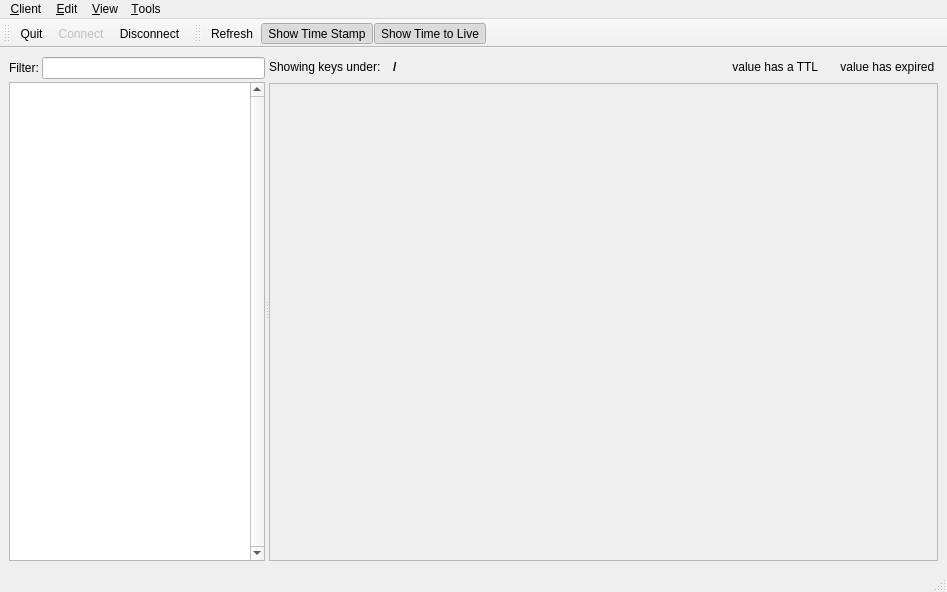
<?xml version="1.0" encoding="UTF-8"?>
<ui version="4.0">
 <class>MainWindow</class>
 <widget class="QMainWindow" name="MainWindow">
  <property name="geometry">
   <rect>
    <x>0</x>
    <y>0</y>
    <width>947</width>
    <height>592</height>
   </rect>
  </property>
  <property name="windowTitle">
   <string>Cache Inspector</string>
  </property>
  <widget class="QWidget" name="centralwidget">
   <layout class="QVBoxLayout" name="verticalLayout_2">
    <item>
     <widget class="QSplitter" name="splitter">
      <property name="orientation">
       <enum>Qt::Horizontal</enum>
      </property>
      <widget class="QWidget" name="widgetNavigation" native="true">
       <property name="sizePolicy">
        <sizepolicy hsizetype="Preferred" vsizetype="Expanding">
         <horstretch>0</horstretch>
         <verstretch>0</verstretch>
        </sizepolicy>
       </property>
       <property name="minimumSize">
        <size>
         <width>0</width>
         <height>0</height>
        </size>
       </property>
       <layout class="QGridLayout" name="layoutNavigation">
        <property name="margin">
         <number>0</number>
        </property>
        <property name="spacing">
         <number>3</number>
        </property>
        <item row="1" column="0" colspan="3">
         <widget class="QTreeWidget" name="treeCache">
          <property name="sizePolicy">
           <sizepolicy hsizetype="Preferred" vsizetype="Expanding">
            <horstretch>0</horstretch>
            <verstretch>0</verstretch>
           </sizepolicy>
          </property>
          <property name="contextMenuPolicy">
           <enum>Qt::ActionsContextMenu</enum>
          </property>
          <property name="verticalScrollBarPolicy">
           <enum>Qt::ScrollBarAlwaysOn</enum>
          </property>
          <property name="horizontalScrollBarPolicy">
           <enum>Qt::ScrollBarAsNeeded</enum>
          </property>
          <property name="rootIsDecorated">
           <bool>true</bool>
          </property>
          <property name="sortingEnabled">
           <bool>true</bool>
          </property>
          <property name="columnCount">
           <number>1</number>
          </property>
          <attribute name="headerVisible">
           <bool>false</bool>
          </attribute>
          <column>
           <property name="text">
            <string>Server</string>
           </property>
          </column>
         </widget>
        </item>
        <item row="0" column="1" colspan="2">
         <widget class="QLineEdit" name="valueFilter"/>
        </item>
        <item row="0" column="0">
         <widget class="QLabel" name="label">
          <property name="sizePolicy">
           <sizepolicy hsizetype="Fixed" vsizetype="Preferred">
            <horstretch>0</horstretch>
            <verstretch>0</verstretch>
           </sizepolicy>
          </property>
          <property name="text">
           <string>Filter:</string>
          </property>
         </widget>
        </item>
       </layout>
      </widget>
      <widget class="QWidget" name="widget" native="true">
       <property name="sizePolicy">
        <sizepolicy hsizetype="Preferred" vsizetype="Preferred">
         <horstretch>1</horstretch>
         <verstretch>0</verstretch>
        </sizepolicy>
       </property>
       <layout class="QVBoxLayout" name="verticalLayout">
        <property name="margin">
         <number>0</number>
        </property>
        <item>
         <layout class="QHBoxLayout" name="horizontalLayout">
          <item>
           <widget class="QLabel" name="label_2">
            <property name="sizePolicy">
             <sizepolicy hsizetype="Fixed" vsizetype="Preferred">
              <horstretch>0</horstretch>
              <verstretch>0</verstretch>
             </sizepolicy>
            </property>
            <property name="text">
             <string>Showing keys under:  </string>
            </property>
           </widget>
          </item>
          <item>
           <widget class="QLabel" name="labelPrefix">
            <property name="font">
             <font>
              <weight>75</weight>
              <bold>true</bold>
             </font>
            </property>
            <property name="text">
             <string>/</string>
            </property>
           </widget>
          </item>
          <item>
           <spacer name="horizontalSpacer">
            <property name="orientation">
             <enum>Qt::Horizontal</enum>
            </property>
            <property name="sizeType">
             <enum>QSizePolicy::Fixed</enum>
            </property>
            <property name="sizeHint" stdset="0">
             <size>
              <width>10</width>
              <height>20</height>
             </size>
            </property>
           </spacer>
          </item>
          <item>
           <widget class="QLabel" name="labelDemoTTL">
            <property name="sizePolicy">
             <sizepolicy hsizetype="Fixed" vsizetype="Ignored">
              <horstretch>0</horstretch>
              <verstretch>0</verstretch>
             </sizepolicy>
            </property>
            <property name="autoFillBackground">
             <bool>true</bool>
            </property>
            <property name="text">
             <string> value has a TTL </string>
            </property>
           </widget>
          </item>
          <item>
           <spacer name="horizontalSpacer_2">
            <property name="orientation">
             <enum>Qt::Horizontal</enum>
            </property>
            <property name="sizeType">
             <enum>QSizePolicy::Fixed</enum>
            </property>
            <property name="sizeHint" stdset="0">
             <size>
              <width>10</width>
              <height>20</height>
             </size>
            </property>
           </spacer>
          </item>
          <item>
           <widget class="QLabel" name="labelDemoExpired">
            <property name="sizePolicy">
             <sizepolicy hsizetype="Fixed" vsizetype="Ignored">
              <horstretch>0</horstretch>
              <verstretch>0</verstretch>
             </sizepolicy>
            </property>
            <property name="autoFillBackground">
             <bool>true</bool>
            </property>
            <property name="text">
             <string> value has expired </string>
            </property>
           </widget>
          </item>
         </layout>
        </item>
        <item>
         <widget class="QScrollArea" name="scrollAreaKeys">
          <property name="sizePolicy">
           <sizepolicy hsizetype="Expanding" vsizetype="Expanding">
            <horstretch>0</horstretch>
            <verstretch>0</verstretch>
           </sizepolicy>
          </property>
          <property name="minimumSize">
           <size>
            <width>0</width>
            <height>0</height>
           </size>
          </property>
          <property name="widgetResizable">
           <bool>true</bool>
          </property>
          <widget class="QWidget" name="scrollAreaWidgetContents">
           <property name="geometry">
            <rect>
             <x>0</x>
             <y>0</y>
             <width>667</width>
             <height>479</height>
            </rect>
           </property>
           <property name="sizePolicy">
            <sizepolicy hsizetype="MinimumExpanding" vsizetype="Expanding">
             <horstretch>3</horstretch>
             <verstretch>0</verstretch>
            </sizepolicy>
           </property>
           <property name="minimumSize">
            <size>
             <width>0</width>
             <height>0</height>
            </size>
           </property>
           <layout class="QVBoxLayout" name="layoutContent">
            <property name="spacing">
             <number>3</number>
            </property>
            <property name="leftMargin">
             <number>0</number>
            </property>
            <property name="topMargin">
             <number>6</number>
            </property>
            <property name="rightMargin">
             <number>0</number>
            </property>
            <property name="bottomMargin">
             <number>6</number>
            </property>
            <item>
             <spacer name="spacerContent">
              <property name="orientation">
               <enum>Qt::Vertical</enum>
              </property>
              <property name="sizeHint" stdset="0">
               <size>
                <width>20</width>
                <height>0</height>
               </size>
              </property>
             </spacer>
            </item>
           </layout>
          </widget>
         </widget>
        </item>
       </layout>
      </widget>
     </widget>
    </item>
   </layout>
  </widget>
  <widget class="QMenuBar" name="menubar">
   <property name="geometry">
    <rect>
     <x>0</x>
     <y>0</y>
     <width>947</width>
     <height>22</height>
    </rect>
   </property>
   <widget class="QMenu" name="menuClient">
    <property name="title">
     <string>&amp;Client</string>
    </property>
    <addaction name="actionConnect"/>
    <addaction name="actionDisconnect"/>
    <addaction name="actionRefresh"/>
    <addaction name="separator"/>
    <addaction name="actionQuit"/>
   </widget>
   <widget class="QMenu" name="menuView">
    <property name="title">
     <string>&amp;View</string>
    </property>
    <addaction name="actionToggleTimeStamp"/>
    <addaction name="actionToggleTTL"/>
   </widget>
   <widget class="QMenu" name="menuTools">
    <property name="title">
     <string>&amp;Tools</string>
    </property>
    <addaction name="actionWatcher"/>
   </widget>
   <widget class="QMenu" name="menuEdit">
    <property name="title">
     <string>&amp;Edit</string>
    </property>
    <addaction name="actionAddNewKey"/>
    <addaction name="actionSearch"/>
   </widget>
   <addaction name="menuClient"/>
   <addaction name="menuEdit"/>
   <addaction name="menuView"/>
   <addaction name="menuTools"/>
  </widget>
  <widget class="QStatusBar" name="statusbar"/>
  <widget class="QToolBar" name="toolBarCache">
   <property name="windowTitle">
    <string>toolBar</string>
   </property>
   <property name="toolButtonStyle">
    <enum>Qt::ToolButtonTextOnly</enum>
   </property>
   <attribute name="toolBarArea">
    <enum>TopToolBarArea</enum>
   </attribute>
   <attribute name="toolBarBreak">
    <bool>false</bool>
   </attribute>
   <addaction name="actionQuit"/>
   <addaction name="actionConnect"/>
   <addaction name="actionDisconnect"/>
  </widget>
  <widget class="QToolBar" name="toolBar">
   <property name="windowTitle">
    <string>toolBar</string>
   </property>
   <attribute name="toolBarArea">
    <enum>TopToolBarArea</enum>
   </attribute>
   <attribute name="toolBarBreak">
    <bool>false</bool>
   </attribute>
   <addaction name="actionRefresh"/>
   <addaction name="actionToggleTimeStamp"/>
   <addaction name="actionToggleTTL"/>
  </widget>
  <action name="actionConnect">
   <property name="enabled">
    <bool>false</bool>
   </property>
   <property name="text">
    <string>Connect...</string>
   </property>
  </action>
  <action name="actionDisconnect">
   <property name="enabled">
    <bool>true</bool>
   </property>
   <property name="text">
    <string>&amp;Disconnect</string>
   </property>
   <property name="shortcut">
    <string>Ctrl+D</string>
   </property>
  </action>
  <action name="actionRefresh">
   <property name="enabled">
    <bool>true</bool>
   </property>
   <property name="text">
    <string>Refresh</string>
   </property>
   <property name="shortcut">
    <string>F5</string>
   </property>
  </action>
  <action name="actionQuit">
   <property name="text">
    <string>&amp;Quit</string>
   </property>
   <property name="shortcut">
    <string>Ctrl+Q</string>
   </property>
  </action>
  <action name="actionToggleTimeStamp">
   <property name="checkable">
    <bool>true</bool>
   </property>
   <property name="checked">
    <bool>true</bool>
   </property>
   <property name="text">
    <string>Show Time Stamp</string>
   </property>
  </action>
  <action name="actionToggleTTL">
   <property name="checkable">
    <bool>true</bool>
   </property>
   <property name="checked">
    <bool>true</bool>
   </property>
   <property name="text">
    <string>Show Time to Live</string>
   </property>
  </action>
  <action name="actionWatcher">
   <property name="checkable">
    <bool>false</bool>
   </property>
   <property name="text">
    <string>Watcher</string>
   </property>
  </action>
  <action name="actionAddNewKey">
   <property name="text">
    <string>Add New Key...</string>
   </property>
  </action>
  <action name="actionSearch">
   <property name="enabled">
    <bool>false</bool>
   </property>
   <property name="text">
    <string>Search...</string>
   </property>
  </action>
 </widget>
 <tabstops>
  <tabstop>treeCache</tabstop>
 </tabstops>
 <resources/>
 <connections/>
</ui>
